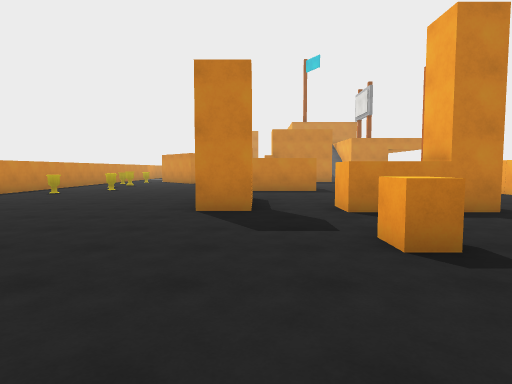
[1] (above)

24 first-person views from a walk through a 3-D level made in the Unity game engine. The camera is 1.5 m above the floor, tilts 4° down and sees 75° across. Doors are open. The floor is counted in squares, 2 m on a side. Each view is taken from the middle of a square. On the plan, view 1 faces up. The plan holds only what a view shows up to about 11 squares ahead; the rest is blank. The place goes on beyond the plan. The player character is not drawn. Surface patterns are stand-ins for the level's own textures.

[2]
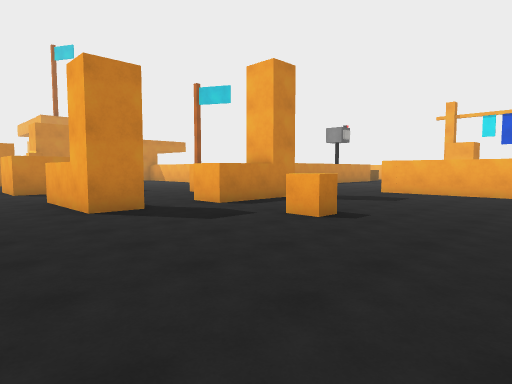

[3]
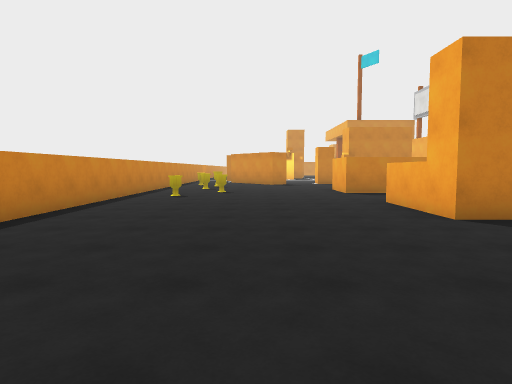

[4]
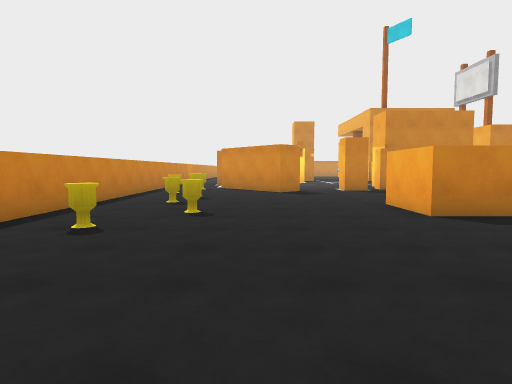

[5]
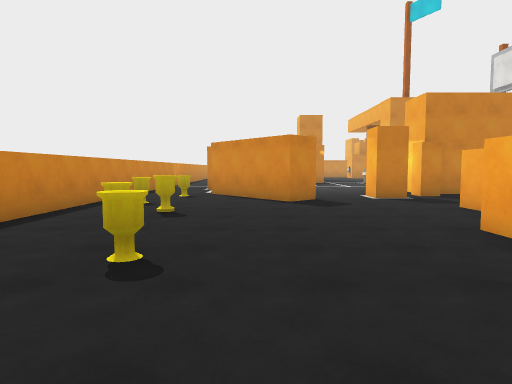

[6]
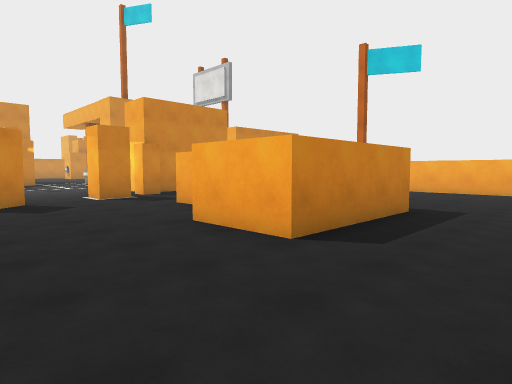

[7]
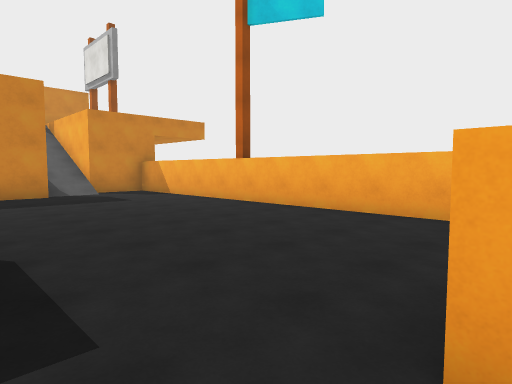

[8]
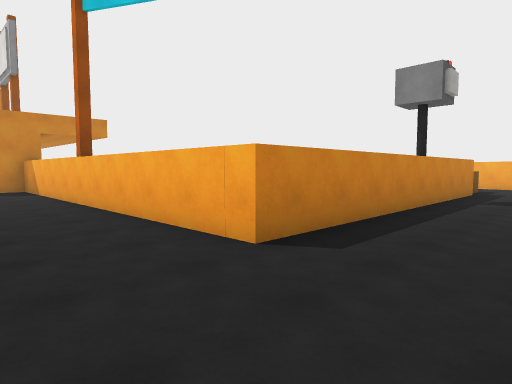

[9]
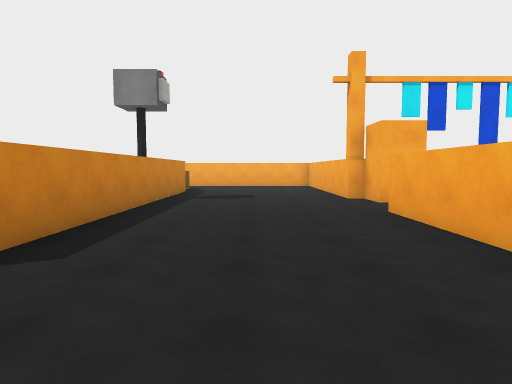

[10]
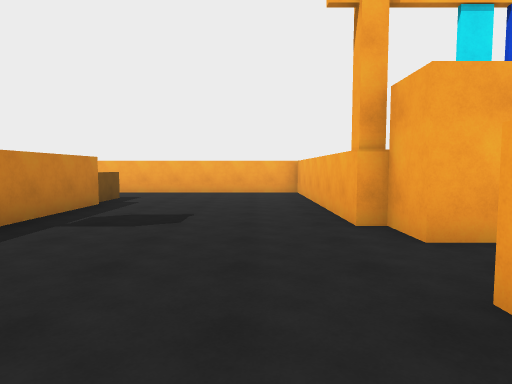

[11]
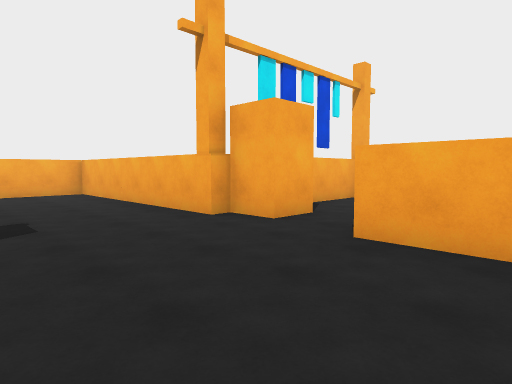

[12]
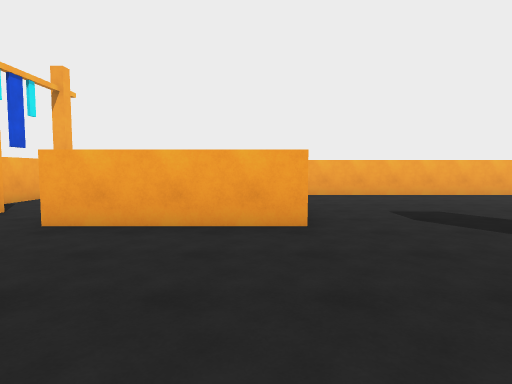

[13]
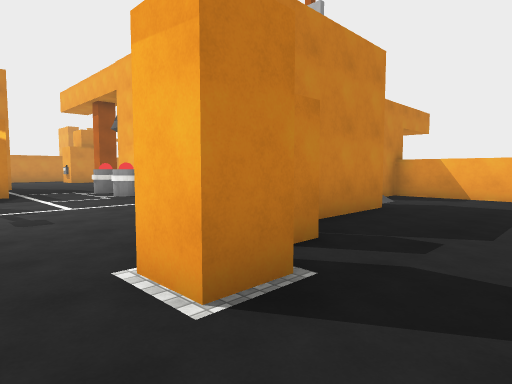

[14]
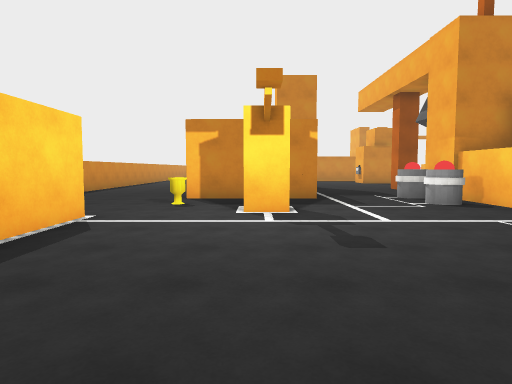

[15]
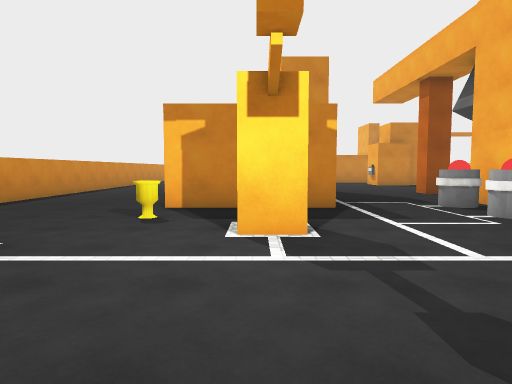

[16]
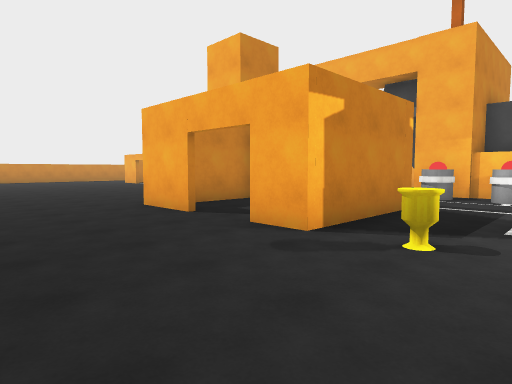

[17]
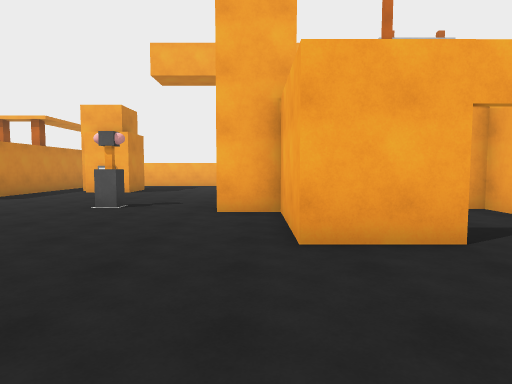

[18]
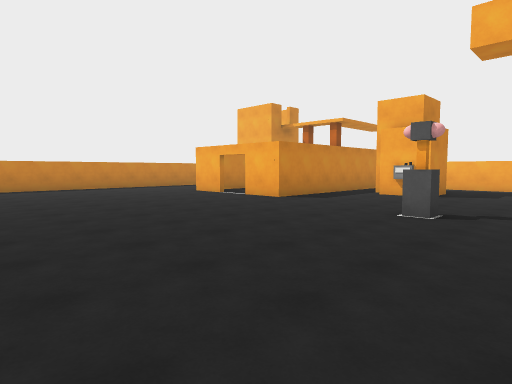

[19]
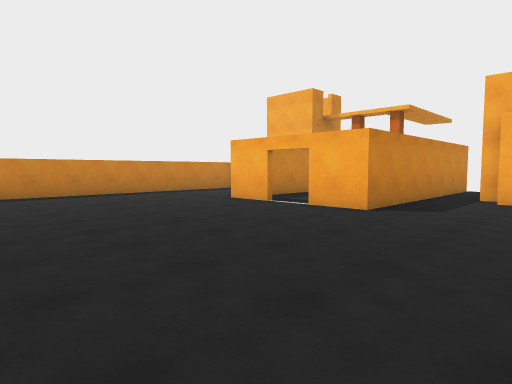

[20]
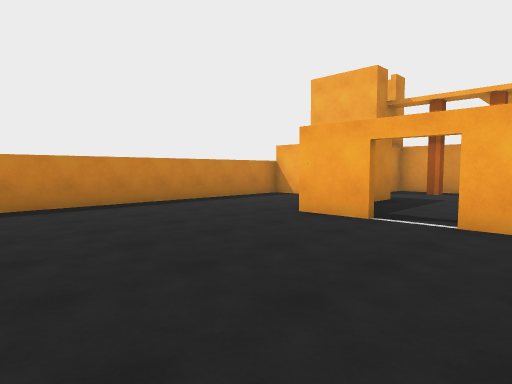

[21]
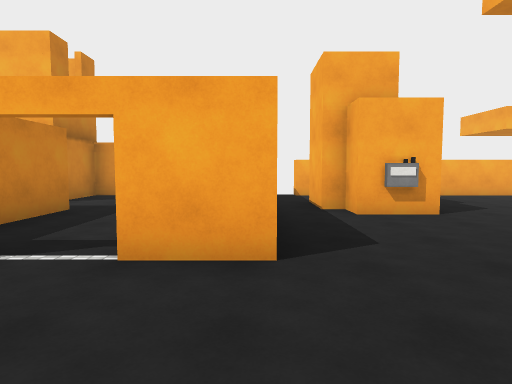

[22]
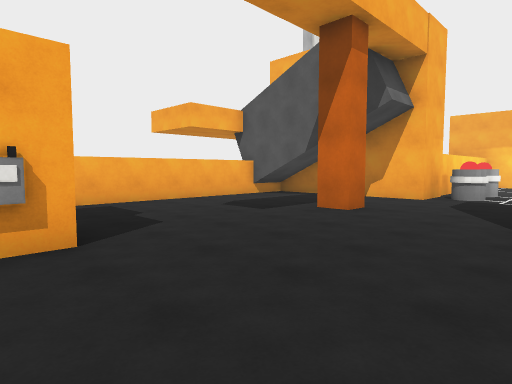

[23]
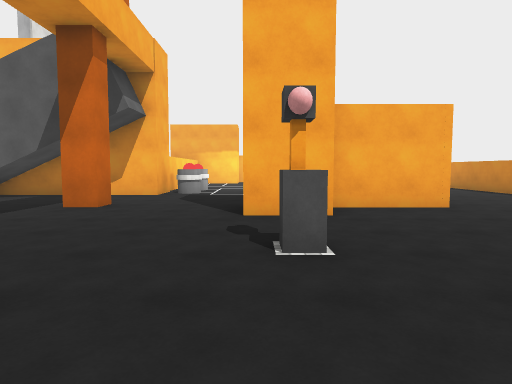

[24]
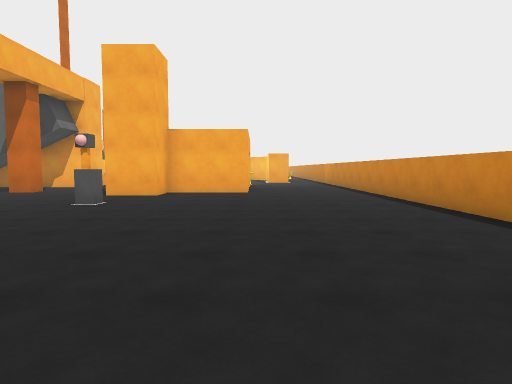

### Floor plan
Points are (right, up) in squares from view 1. A wall is a line through its corners. A room is listed if a view was taken in it or the views show most of it. See-through windows are left out.
Room 1 (views 1, 2, 3, 4, 5, 6, 7, 8, 9, 10, 11, 12, 13, 14, 15, 16, 17, 18, 19, 20, 21, 22, 23, 24)
walls: (-0.1, 17.5) (-0.9, 17.5) (-0.9, 18.4); (4.4, 18.8) (1.4, 18.8); (0, 14.9) (0, 15.6); (-2.5, 17.2) (-3.2, 16.6) (-5.4, 19.1); (-1.4, 23.7) (-2.2, 23.7); (2.1, 11.2) (-1.2, 11.2) (-1.2, 13.1); (-4.7, 23.2) (-4.7, 21.4); (-0.4, 26.4) (-3.7, 26.4) (-3.7, 27.4); (6.8, 26.1) (2.8, 26.1) (2.8, 27.5) (7.1, 27.5); (-7.6, 20.1) (-7.6, 5.6); (3.8, 29.9) (3.2, 29.9) (3.2, 30.6) (3.7, 30.6); (0, 5.9) (-0.9, 5.9) (-0.9, 8.5); (-3.7, 28.9) (-3.7, 30.6) (-1.2, 30.6) (-1.2, 31.7) (0.2, 31.7); (4.3, 5.7) (1.6, 5.7) (1.6, 6.7); (7.3, 30) (7.3, 34.4); (16.1, 9.3) (7.3, 9.3) (7.3, 19.9); (5, 35) (3.5, 35) (3.5, 35.6); (13.4, 4.7) (19.5, 4.7) (19.5, 11); (7.3, 1.3) (7.3, 4.7) (10.9, 4.7); (17.6, 9.5) (16.4, 9.5); (0.6, -0.6) (6.5, -0.6); (4.4, 36.8) (5.5, 36.8); (7.6, 37.8) (0.7, 37.8) (0.7, 39.3); (-7.6, 36.4) (-7.6, 25.9); (13.3, 0) (13.3, 2); (0.7, 40.3) (0.7, 41.6); (4, 44.1) (4, 45) (-4.4, 45)
ways out: open door at (-4, 28.5) to room 2; opening at (1, 40); gap at (8, 37)
objects: other object (-7, 16); other object (-6, 10); other object (-6, 14); other object (-6, 15); other object (-6, 18); other object (-5, 12); other object (-4, 25); other object (0, 34); block (1, 18); block (2, 3); grey cylinder (2, 24); white disc (2, 25); white disc (2, 27); grey cylinder (2, 28); grey block (3, 36); white block (4, 36); block (13, 4)
Room 2 (no view inside)
walls: (-1, 30.2) (-2.8, 30.2); (-1.5, 26.7) (-0.9, 26.7)
ways out: open door at (-4, 28.5) to room 1

Positions as (right, up) in squares from view 1, and headings:
1: (0, 0), facing up
2: (-3, 0), facing up-right
3: (-4, 1), facing up
4: (-4, 6), facing up
5: (-4, 9), facing up
6: (-4, 9), facing up-right
7: (2, 9), facing up-right
8: (5, 7), facing up-right
9: (5, 7), facing right
10: (9, 6), facing right
11: (9, 8), facing down-right
12: (8, 9), facing down
13: (-2, 16), facing up-right
14: (-2, 18), facing up
15: (-2, 20), facing up
16: (-7, 24), facing up-right
17: (-7, 31), facing right
18: (-6, 32), facing up-right
19: (-5, 35), facing up-right
20: (-4, 38), facing up-right
21: (-2, 38), facing right
22: (0, 36), facing down-right
23: (0, 37), facing down
24: (-4, 41), facing down
